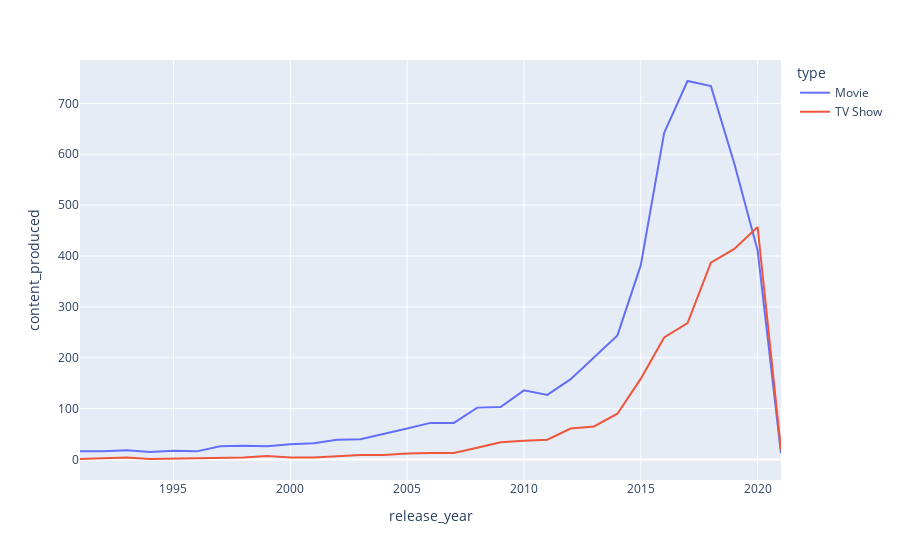

Here is the notebook cell this chart was saved with:
### Markdown cell above
## Netflix Growth rate over time

### Code cell
# total content produced 

data['content_produced']=1

dataset = data.pivot_table(index=["type","release_year"],values="content_produced",aggfunc="sum",fill_value=0)

dataset = dataset.reset_index()

fig = px.line(dataset[dataset['release_year']>1990],x="release_year",y="content_produced",color="type")
fig.update_layout(barmode='group')
fig.show()

### Figure 1 — Plotly figure (JSON) as saved in the notebook; plotly's stock layout.template omitted (floating-point values rounded to 4 significant figures)
{"data": [{"hovertemplate": "type=Movie<br>release_year=%{x}<br>content_produced=%{y}<extra></extra>", "legendgroup": "Movie", "line": {"color": "#636efa", "dash": "solid"}, "mode": "lines", "name": "Movie", "orientation": "v", "showlegend": true, "type": "scatter", "x": [1991, 1992, 1993, 1994, 1995, 1996, 1997, 1998, 1999, 2000, 2001, 2002, 2003, 2004, 2005, 2006, 2007, 2008, 2009, 2010, 2011, 2012, 2013, 2014, 2015, 2016, 2017, 2018, 2019, 2020, 2021], "xaxis": "x", "y": [16, 16, 18, 15, 17, 16, 26, 27, 26, 30, 32, 39, 40, 50, 61, 72, 72, 102, 103, 136, 127, 158, 202, 244, 382, 642, 744, 734, 582, 411, 12], "yaxis": "y"}, {"hovertemplate": "type=TV Show<br>release_year=%{x}<br>content_produced=%{y}<extra></extra>", "legendgroup": "TV Show", "line": {"color": "#EF553B", "dash": "solid"}, "mode": "lines", "name": "TV Show", "orientation": "v", "showlegend": true, "type": "scatter", "x": [1991, 1992, 1993, 1994, 1995, 1996, 1997, 1998, 1999, 2000, 2001, 2002, 2003, 2004, 2005, 2006, 2007, 2008, 2009, 2010, 2011, 2012, 2013, 2014, 2015, 2016, 2017, 2018, 2019, 2020, 2021], "xaxis": "x", "y": [1, 2, 4, 1, 2, 3, 4, 4, 7, 4, 4, 6, 9, 9, 12, 13, 13, 23, 34, 37, 39, 61, 65, 90, 159, 240, 268, 387, 414, 457, 19], "yaxis": "y"}], "layout": {"barmode": "group", "legend": {"title": {"text": "type"}, "tracegroupgap": 0}, "margin": {"t": 60}, "xaxis": {"anchor": "y", "domain": [0, 1], "title": {"text": "release_year"}}, "yaxis": {"anchor": "x", "domain": [0, 1], "title": {"text": "content_produced"}}}}
